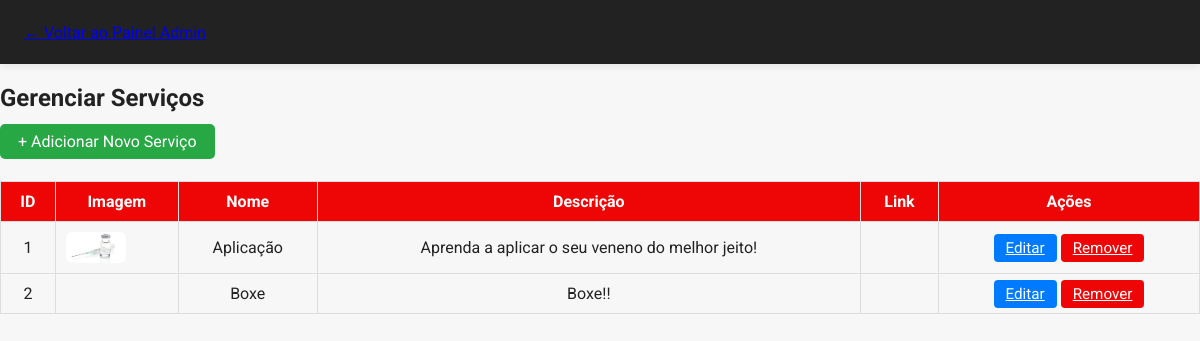
The app's page /servicos_admin.php (signed in) with its own data.
### tables this page shows
CREATE TABLE servicos (
    id INTEGER PRIMARY KEY AUTOINCREMENT,
    nome TEXT,
    descricao TEXT,
    imagem TEXT
);

### servicos_admin.php (the view, shortened to what this page needs)
<?php
$db = getDB();
$stmt = $db->query('SELECT * FROM servicos ORDER BY id ASC');
$servicos = $stmt->fetchAll(PDO::FETCH_ASSOC);
?>
<!DOCTYPE html>
<html lang="pt-BR">
<head>
    <link rel="stylesheet" href="style.css">
</head>
<body>
    <header>
        <nav>
            <a href="admin.php">&larr; Voltar ao Painel Admin</a>
        </nav>
    </header>
    <main>
        <h2>Gerenciar Serviços</h2>
        <a href="servico_novo.php" class="btn-add">+ Adicionar Novo Serviço</a>
        <table class="servicos-table">
            <tr>
                <th>ID</th>
                <th>Imagem</th>
                <th>Nome</th>
                <th>Descrição</th>
                <th>Link</th>
                <th>Ações</th>
            </tr>
            <?php foreach ($servicos as $s): ?>
            <tr>
                <td><?= $s['id'] ?></td>
                <td><?php if ($s['imagem']): ?><img src="<?= htmlspecialchars($s['imagem']) ?>" class="img-thumb"><?php endif; ?></td>
                <td><?= htmlspecialchars($s['nome']) ?></td>
                <td><?= nl2br(htmlspecialchars($s['descricao'])) ?></td>
                <td><?= htmlspecialchars($s['link']) ?></td>
                <td>
                    <a href="servico_editar.php?id=<?= $s['id'] ?>" class="btn-edit">Editar</a>
                    <a href="servico_remover.php?id=<?= $s['id'] ?>" class="btn-remove" onclick="return confirm('Tem certeza que deseja remover este serviço?');">Remover</a>
                </td>
            </tr>
            <?php endforeach; ?>
        </table>
    </main>
</body>
</html>

### style.css (style rules this page uses)
*, *::before, *::after { box-sizing: border-box; }
body { font-family: 'Roboto', Arial, sans-serif; background: #f7f7f7; color: #222; margin: 0; padding: 0; width: 100vw; overflow-x: hidden; min-height: 100vh; display: flex; flex-direction: column; }
main { flex: 1; max-width: 1200px; width: 100%; margin: 0 auto; }
img, .logo { max-width: 100%; height: auto; display: block; }
header { background: #222; box-shadow: 0 2px 8px rgba(0,0,0,0.08); position: sticky; top: 0; z-index: 100; color: #fff; }
nav { max-width: 1200px; margin: 0 auto; display: flex; align-items: center; justify-content: space-between; padding: 0 24px; height: 64px; }
a { transition: color 0.2s; }

### servicos_admin.php (style rules this page uses)
.servicos-table { width: 100%; border-collapse: collapse; margin: 30px 0; }
.servicos-table th, .servicos-table td { border: 1px solid #ddd; padding: 10px; text-align: center; }
.servicos-table th { background: #ee0606; color: #fff; }
.btn-add { background: #28a745; color: #fff; padding: 8px 18px; border: none; border-radius: 5px; font-size: 1rem; cursor: pointer; margin-bottom: 20px; text-decoration: none; }
.btn-edit, .btn-remove { padding: 5px 12px; border: none; border-radius: 4px; color: #fff; cursor: pointer; font-size: 0.95rem; }
.btn-edit { background: #007bff; }
.btn-remove { background: #ee0606; }
.img-thumb { max-width: 60px; max-height: 60px; border-radius: 6px; }

### records on screen
servicos: id "1", imagem (picture), nome "Aplicação", descricao "Aprenda a aplicar o seu veneno do melhor jeito!"
servicos: id "2", nome "Boxe", descricao "Boxe!!"
